Frame 1 (no input): blank canvas, image omitted
Frame 60 (the mouse pressed at the canvas centre just before this capture): blank canvas, image omitted
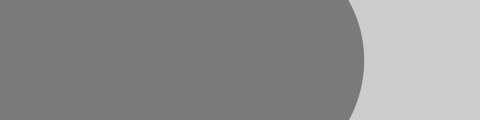
Frame 120 (the mouse held since frame 60 and released just before this capture)

The Processing sketch whose frames 1 and 60 were blank and that drew this single picture after the mouse press (run headless with seeded random() and noise(); from frame 60 on, the mouse is pressed at the canvas centre):

// Processing sketch: followmouse_pde
// ── followmouse_pde.pde
//followmouse.pde
void setup()
{
  size(480,120);
  fill(0,102);
  smooth();
 // noStroke();
  stroke(0,102);
}

void draw()
{
  //background(204);      //the newest ellipse
  //ellipse(mouseX,mouseY,9,9);
  float weight=dist(mouseX,mouseY,pmouseX,pmouseY);
  strokeWeight(weight);
  line(mouseX,mouseY,pmouseX,pmouseY);
}
